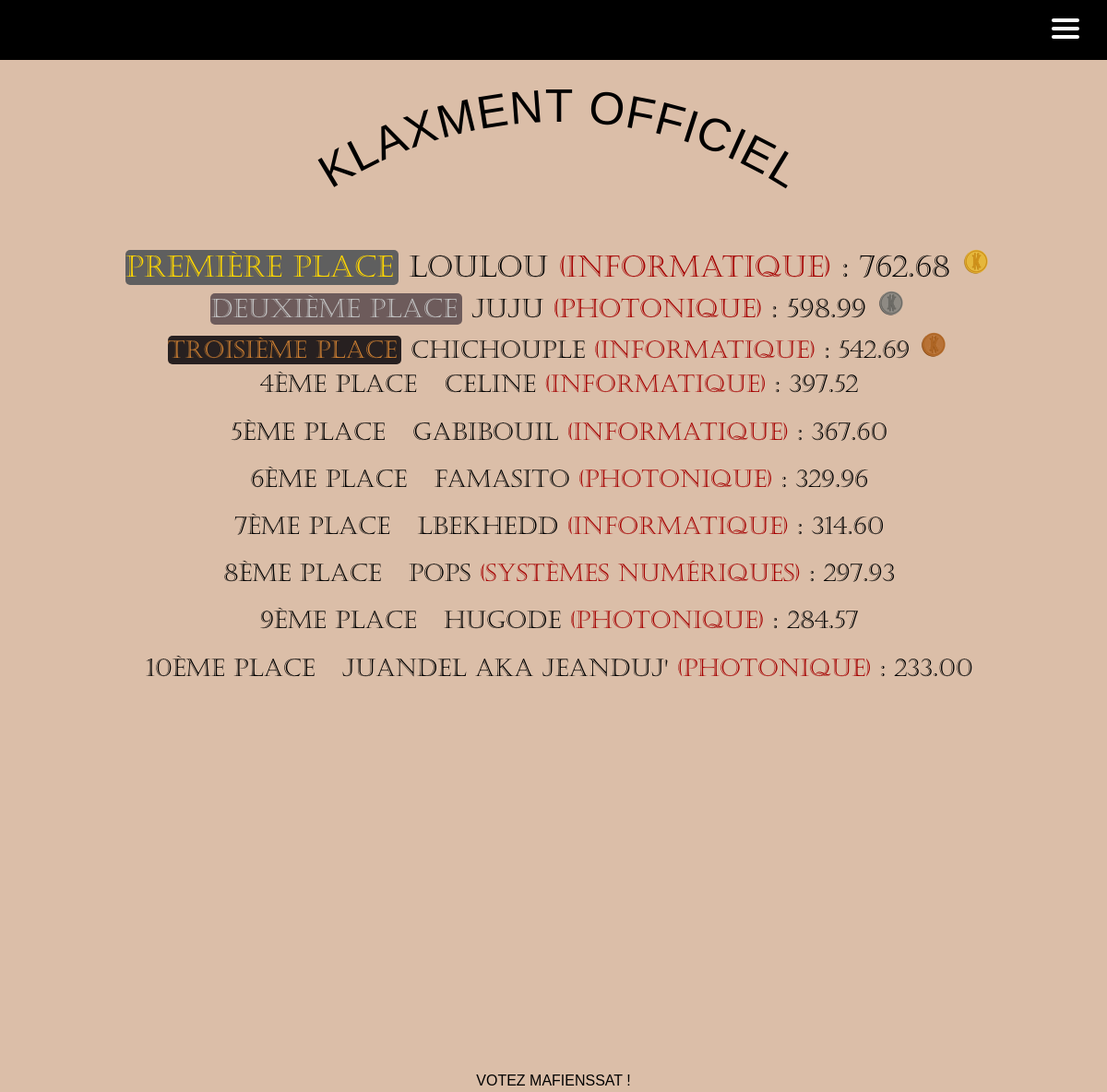
The page /klaxment/ on the database its author committed.
### main_app/models.py (models this page shows)
class User(AbstractUser):
    id = models.AutoField(primary_key=True, unique=True)
    first_name = models.CharField(max_length=30)
    last_name = models.CharField(max_length=30)
    username = models.CharField(max_length=20, unique=True)
    email = models.EmailField(unique=True, default="@enssat.fr")
    SECTOR = (
        ('INFO', 'Informatique'),
        ('PHOT', 'Photonique'),
        ('SNUM', 'Systèmes numériques'),
        ('IMR', 'IMR')
    )
    sector = models.CharField(max_length=4, choices=SECTOR, blank=True, help_text='Donne moi ta filière bro')
    created = models.DateTimeField(auto_now_add=True)
    updated = models.DateTimeField(auto_now=True)
    klax_coins = models.DecimalField(max_digits=12, decimal_places=2, default=100.00)
    activate = models.BooleanField(default=False)
    from_list = models.BooleanField(default=False)
    USERNAME_FIELD = 'email'
    REQUIRED_FIELDS = ['username']

### main_app/views.py (the view)
# urls.py: path("klaxment/", views.klaxment, name="klaxment"),
def klaxment(request):
    userList = User.objects.filter(is_staff=False, is_superuser=False, from_list=False, activate=True).order_by(
        '-klax_coins')
    try:
        user = User.objects.get(pk=request.user.id)
        pseudo = user.username
    except User.DoesNotExist:
        user = None
        pseudo = ""
    data = {'userList': userList, 'pseudo': pseudo}
    return render(request, 'nav_links/klaxment.html', data)

### templates/nav_links/klaxment.html (shortened to what this page needs)
{% extends 'main.html' %}
{% block content %}
{% load static %}
{% include 'nav.html' %}
<div class="row" id="klaxment_id">
    <div id="main_title" class="col-10">
        <h1 class="arced" id="arced">KLAXMENT OFFICIEL</h1>
        <div id="klaxment_list">
            {% for user in userList %}
                {% if forloop.counter == 1 %}
                    <h2><span id="first-span">Première place</span> {{ user.username }} <span class="sector_span">({{ user.get_sector_display }})</span> : {{user.klax_coins}} <img class="img-fluid" height="75" width="75" src="{% static 'klax_or.png' %}" alt=""/></h2>
                {% elif forloop.counter == 2 %}
                    <h3><span id="second-span">Deuxième place</span> {{ user.username }} <span class="sector_span">({{ user.get_sector_display }})</span> : {{user.klax_coins}} <img class="img-fluid" height="75" width="75" src="{% static 'klax_argent.png' %}" alt=""/></h3>
                {% elif forloop.counter == 3 %}
                    <h4><span id="third-span">Troisième place</span> {{ user.username }} <span class="sector_span">({{ user.get_sector_display }})</span> : {{user.klax_coins}} <img class="img-fluid" height="75" width="75" src="{% static 'klax_bronze.png' %}" alt=""/></h4>
                {% elif forloop.counter <= 10 %}
                    <h5><span id="after-span">{{forloop.counter}}ème place </span> {{ user.username }} <span class="sector_span">({{ user.get_sector_display }})</span> : {{user.klax_coins}}</h5>
                {% elif user.username == pseudo %}
                    <h5><span id="after-span">{{forloop.counter}}ème place </span> {{ user.username }} <span class="sector_span">({{ user.get_sector_display }})</span> : {{user.klax_coins}}</h5>
                {% endif %}
            {% endfor %}
        </div>
    </div>
</div>
<div id="vote_mafienssat_klaxment">
    <p>Votez Mafienssat !</p>
</div>
{% endblock %}

### static/styles/style.css (style rules this page uses)
body { background-color: #dbbea8; color: black; }
#klaxment_list { text-align: center; font-family: 'Castelar', Arial, sans-serif; font-weight:normal; font-style:normal; }
#klaxment_list span { padding-right: 20px; }
#first-span { color: #FFD700!important; background-color: rgb(95, 95, 95); padding-right:5px!important; border-radius: 5px; }
#second-span { color: #C0C0C0!important; background-color: rgb(109, 91, 91); padding-right:5px!important; border-radius: 5px; }
#third-span { color: #CD7F32!important; background-color: rgb(39, 32, 32); padding-right:5px!important; border-radius: 5px; }
#after-span { color: black!important; }
#klaxment_list h2 { font-size: 40px; text-transform: uppercase; margin-bottom: 0; }
#klaxment_list img { margin-bottom: 10px; }
#klaxment_list h3 { font-size: 38px; text-transform: uppercase; margin-bottom: 0; }
#klaxment_list h4 { font-size: 36px; text-transform: uppercase; margin-bottom: 0; }
#klaxment_list h5 { font-size: 34px; text-transform: uppercase; margin-bottom: 20px; }
.sector_span { color: rgb(165, 1, 1)!important; padding-right: 0!important; }
@media screen and (min-width: 1200px) and (max-width: 1400px) { #klaxment_list h2 { font-size: 35px; } }
@media screen and (min-width: 1200px) and (max-width: 1400px) { #klaxment_list h3 { font-size: 33px; } }
@media screen and (min-width: 1200px) and (max-width: 1400px) { #klaxment_list h4 { font-size: 31px; } }
@media screen and (min-width: 1200px) and (max-width: 1400px) { #klaxment_list h5 { font-size: 29px; } }
@media screen and (min-width: 1200px) and (max-width: 1400px) { .arced { font-size: 70px!important; } }
@media screen and (min-width: 800px) and (max-width: 1200px) { #klaxment_list img { width: 35px; height: 35px; } }
@media screen and (min-width: 800px) and (max-width: 1200px) { #klaxment_list h2 { font-size: 32px; } }
@media screen and (min-width: 800px) and (max-width: 1200px) { #klaxment_list h3 { font-size: 28px; } }
@media screen and (min-width: 800px) and (max-width: 1200px) { #klaxment_list h4 { font-size: 26px; } }
@media screen and (min-width: 800px) and (max-width: 1200px) { #klaxment_list h5 { font-size: 26px; } }
@media screen and (min-width: 800px) and (max-width: 1200px) { .arced { font-size: 50px!important; } }
@media screen and (max-width: 1330px) { .col-10 { flex: 0 0 auto!important; width: 100%!important; } }
* { cursor:url(https://i.ibb.co/2Whsx1h/klaxicon-5.png) 25 15, auto; }
#main_title { font-family: 'LinBiolinum', Arial, sans-serif; font-weight:normal; font-style:normal; font-size: 110px; margin-top: 20px; margin-right: 0!important; padding-right: 0!important; }
#klaxment_id { background-color: #dbbea8; color: black; }
#vote_mafienssat_klaxment { background-color: #dbbea8; font-family: 'LinBiolinum', Arial, sans-serif; font-weight:normal; font-style:normal; text-transform: uppercase; margin: 0; text-align: center; }
@media screen and (min-height: 1000px) and (max-height: 1200px) { #klaxment_id { padding-bottom: 400px; } }
#klaxment_id h1 { text-align: center; }
.arced { color: black!important; font-family: 'LinBiolinum', Arial, sans-serif; font-weight:normal; font-style:normal; font-size: 80px; margin-bottom: 50px; }

### rows shown on the page
User: username "LOULOU", sector "INFORMATIQUE", klax_coins "762.68"
User: username "JUJU", sector "PHOTONIQUE", klax_coins "598.99"
User: username "CHICHOUPLE", sector "INFORMATIQUE", klax_coins "542.69"
User: username "CELINE", sector "INFORMATIQUE", klax_coins "397.52"
User: username "GABIBOUIL", sector "INFORMATIQUE", klax_coins "367.60"
User: username "FAMASITO", sector "PHOTONIQUE", klax_coins "329.96"
User: username "LBEKHEDD", sector "INFORMATIQUE", klax_coins "314.60"
User: username "POPS", sector "SYSTÈMES NUMÉRIQUES", klax_coins "297.93"
User: username "HUGODE", sector "PHOTONIQUE", klax_coins "284.57"
User: username "JUANDEL AKA JEANDUJ'", sector "PHOTONIQUE", klax_coins "233.00"
